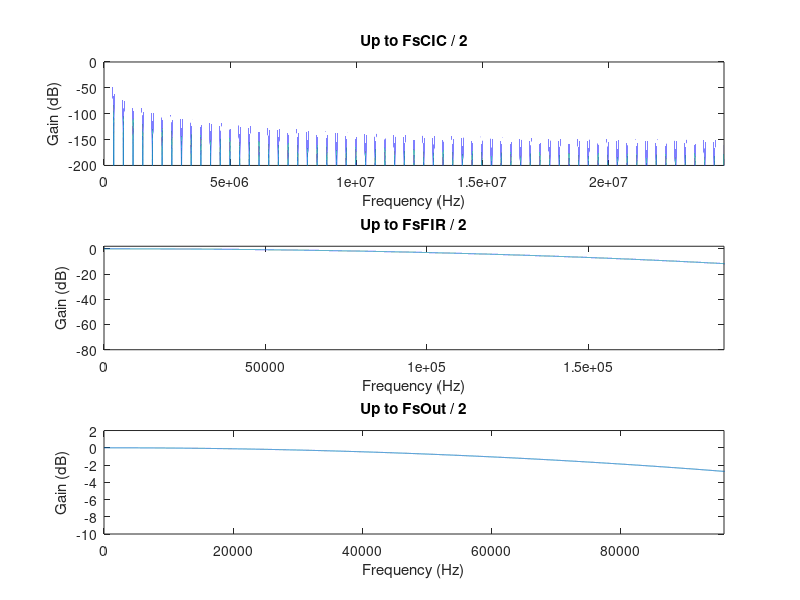

Write MATLAB code to recreate this figure. (Note: this script raises an error after producing the figure.)
clear all    % Clean all constant and variables
close all    % Close all windows
%clf         % Clean the figure window
clc          % Clean the command window
%echo off    % Inhibits the code view in the command window during its execution

%% Config
FsADC = 49152000;
FsCIC = FsADC;
CICDec = 128;
FsFIR = FsCIC / CICDec;
FIRDec = 2;
FsOut = FsFIR / FIRDec;

Fres = 1000;

f = 0 : (Fres/FsCIC) : (CICDec / 2);

%% CIC
CICOrder = 3;
CICZeroGain = 20 * log10(2 ^ (CICOrder * log2(CICDec))); % Gain due to bit growth
CICResp = 20 .* log10(abs(sin(pi .* f) ./ sin(pi .* (f ./ CICDec))) .^ CICOrder) - CICZeroGain;

fCIC = f .* FsFIR;

figure('Name', 'CIC response', 'NumberTitle', 'off');
subplot(3, 1, 1);
plot(fCIC, CICResp);
axis([0 (FsCIC / 2) -200 0]);
xlabel("Frequency (Hz)");
ylabel("Gain (dB)");
title('Up to FsCIC / 2');
subplot(3, 1, 2);
plot(fCIC, CICResp);
axis([0 (FsFIR / 2) -80 2]);
xlabel("Frequency (Hz)");
ylabel("Gain (dB)");
title('Up to FsFIR / 2');
subplot(3, 1, 3);
plot(fCIC, CICResp);
axis([0 (FsOut / 2) -10 2]);
xlabel("Frequency (Hz)");
ylabel("Gain (dB)");
title('Up to FsOut / 2');

%% FIR
h = fdesign.ciccomp;
set(h, 'NumberOfSections', 3, 'DifferentialDelay', 1);
FIR = design(h, 'equiripple', 'SystemObject', true);
FIR = coeffs(FIR);
FIR = FIR.Numerator;

FIRResp = freqz(FIR, 1, (FsCIC/Fres) / 2);
FIRResp = 20 .* log10(FIRResp .');

FIRPlusCICResp = CICResp(1:length(FIRResp)) + FIRResp;

fFIR = fCIC(1:length(FIRResp));

figure('Name', 'FIR response', 'NumberTitle', 'off');
subplot(2, 1, 1);
plot(fFIR, FIRResp, fFIR, FIRPlusCICResp);
legend("FIR", "FIR + CIC");
axis([0 (FsFIR / 2) -80 2]);
xlabel("Frequency (Hz)");
ylabel("Gain (dB)");
title('Up to FsFIR / 2');
subplot(2, 1, 2);
plot(fFIR, FIRResp, fFIR, FIRPlusCICResp, fFIR, ones([1 length(fFIR)]) .* -3);
legend("FIR", "FIR + CIC", "-3 dB");
axis([0 (FsOut / 2) -20 2]);
xlabel("Frequency (Hz)");
ylabel("Gain (dB)");
title('Up to FsOut / 2');

%% Dump coefficients
outfile = fopen('baseband_filter.h', 'w');
fprintf(outfile, 'static const uint32_t baseband_flter_taps_size = %u;\n', length(FIR));
fprintf(outfile, 'static const int16_t baseband_filter_taps[] = {');
for i = 1 : length(FIR) - 1
    fprintf(outfile, '\n    %hi,', int16(FIR(length(FIR) - i + 1) * 32767));
end
fprintf(outfile, '\n    %hi', int16(FIR(1) * 32767));
fprintf(outfile, '\n};');
